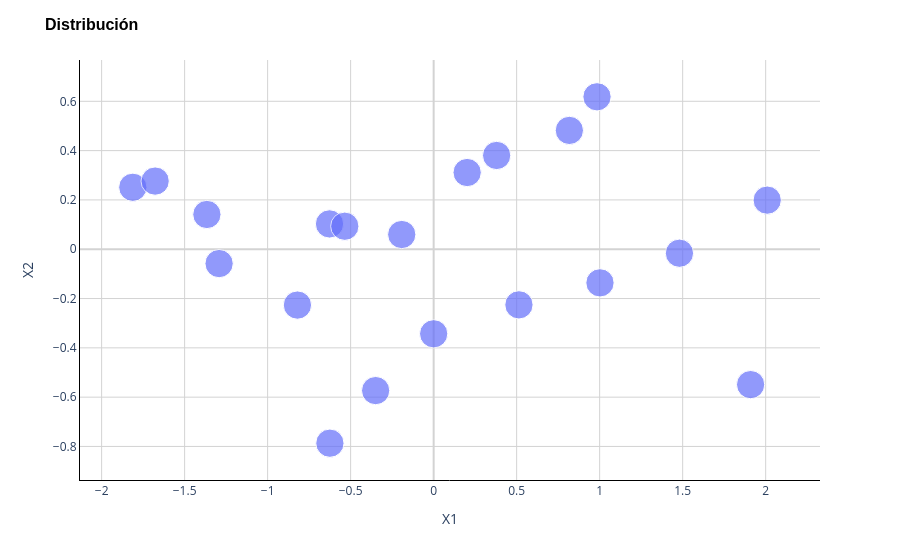

Here is the notebook cell this chart was saved with:
### Code cell
# Existing scatter plot
figure = px.scatter(
    x=pca.iloc[:, 0],
    y=pca.iloc[:, 1],
    size=[1] * sample.shape[0]
)

# # Add another scatter plot with cross markers
# figure.add_scatter(
#     x=eigenvectors[:, 0],
#     y=eigenvectors[:, 1],
#     mode='markers',
#     marker=dict(size=25, color='black'),
#     name='Autovectores'
# )

# Update layout
figure.update_layout(
    title='Distribución',
    title_font=dict(size=16, family='Arial', color='black', weight='bold'),
    xaxis_title='X1',
    yaxis_title='X2',
    plot_bgcolor='white',
    yaxis=dict(showgrid=True, gridcolor='LightGray', showline=True, linecolor='Black', zeroline=True, zerolinecolor='LightGray'),
    xaxis=dict(showgrid=True, gridcolor='LightGray', showline=True, linecolor='Black', zeroline=True, zerolinecolor='LightGray'),
)

figure.show()

### Figure 1 — Plotly figure (JSON) as saved in the notebook; plotly's stock layout.template omitted (floating-point values rounded to 4 significant figures)
{"data": [{"hovertemplate": "x=%{x}<br>y=%{y}<br>size=%{marker.size}<extra></extra>", "legendgroup": "", "marker": {"color": "#636efa", "size": [1, 1, 1, 1, 1, 1, 1, 1, 1, 1, 1, 1, 1, 1, 1, 1, 1, 1, 1, 1], "sizemode": "area", "sizeref": 0.0025, "symbol": "circle"}, "mode": "markers", "name": "", "orientation": "v", "showlegend": false, "type": "scatter", "x": [-0.8206, -1.292, 1.002, 0.5138, 2.009, -0.625, -0.3494, 0.2018, 1.909, -0.1922, -1.366, -1.812, -0.6273, -1.678, 0.3794, 0.0001613, -0.5353, 1.481, 0.8175, 0.9841], "xaxis": "x", "y": [-0.2265, -0.05821, -0.1365, -0.2256, 0.1991, -0.7867, -0.5733, 0.3111, -0.5491, 0.05968, 0.141, 0.2513, 0.1027, 0.2764, 0.3803, -0.3431, 0.0933, -0.01617, 0.4819, 0.6182], "yaxis": "y"}], "layout": {"legend": {"itemsizing": "constant", "tracegroupgap": 0}, "margin": {"t": 60}, "plot_bgcolor": "white", "title": {"font": {"color": "black", "family": "Arial", "size": 16, "weight": "bold"}, "text": "Distribución"}, "xaxis": {"anchor": "y", "domain": [0, 1], "gridcolor": "LightGray", "linecolor": "Black", "showgrid": true, "showline": true, "title": {"text": "X1"}, "zeroline": true, "zerolinecolor": "LightGray"}, "yaxis": {"anchor": "x", "domain": [0, 1], "gridcolor": "LightGray", "linecolor": "Black", "showgrid": true, "showline": true, "title": {"text": "X2"}, "zeroline": true, "zerolinecolor": "LightGray"}}}
